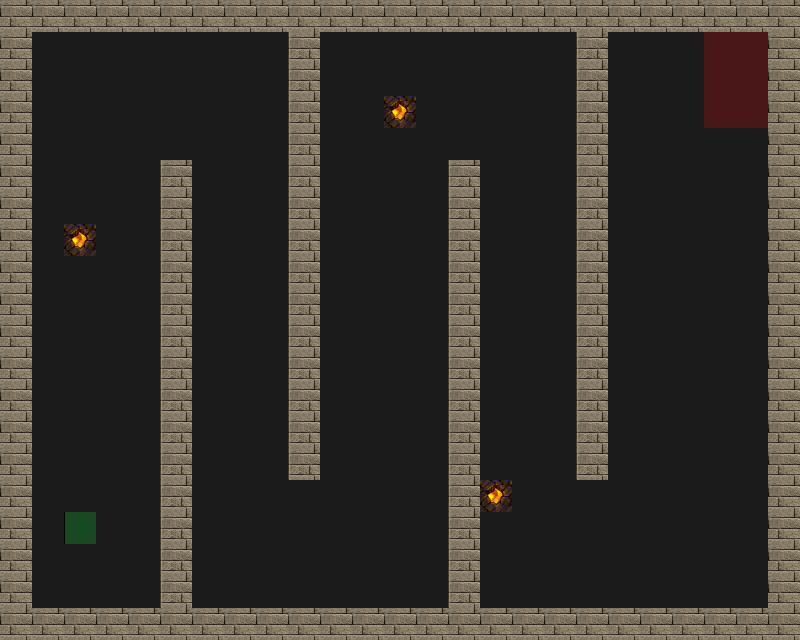

The image is a tile-based game level rendered from a .tmx file. Its description and complete source (layers, tilesets, objects, tile grids) follow:
An orthogonal 25x20 tile map with 32x32 px tiles, 4 tile layers (Road, Trap, Wall, Utility), 4 tilesets.

<map version="1.2" tiledversion="1.2.3" orientation="orthogonal" renderorder="right-down" width="25" height="20" tilewidth="32" tileheight="32" infinite="0" nextlayerid="5" nextobjectid="1">
 <tileset firstgid="1" source="tilesets/meta.tsx" />
 <tileset firstgid="3" source="tilesets/road.tsx" />
 <tileset firstgid="4" source="tilesets/traps.tsx" />
 <tileset firstgid="196" source="tilesets/wallsandroofs.tsx" />
 <layer id="1" name="Road" width="25" height="20">
  <data encoding="csv">
3,3,3,3,3,3,3,3,3,3,3,3,3,3,3,3,3,3,3,3,3,3,3,3,3,
3,3,3,3,3,3,3,3,3,3,3,3,3,3,3,3,3,3,3,3,3,3,3,3,3,
3,3,3,3,3,3,3,3,3,3,3,3,3,3,3,3,3,3,3,3,3,3,3,3,3,
3,3,3,3,3,3,3,3,3,3,3,3,3,3,3,3,3,3,3,3,3,3,3,3,3,
3,3,3,3,3,3,3,3,3,3,3,3,3,3,3,3,3,3,3,3,3,3,3,3,3,
3,3,3,3,3,3,3,3,3,3,3,3,3,3,3,3,3,3,3,3,3,3,3,3,3,
3,3,3,3,3,3,3,3,3,3,3,3,3,3,3,3,3,3,3,3,3,3,3,3,3,
3,3,3,3,3,3,3,3,3,3,3,3,3,3,3,3,3,3,3,3,3,3,3,3,3,
3,3,3,3,3,3,3,3,3,3,3,3,3,3,3,3,3,3,3,3,3,3,3,3,3,
3,3,3,3,3,3,3,3,3,3,3,3,3,3,3,3,3,3,3,3,3,3,3,3,3,
3,3,3,3,3,3,3,3,3,3,3,3,3,3,3,3,3,3,3,3,3,3,3,3,3,
3,3,3,3,3,3,3,3,3,3,3,3,3,3,3,3,3,3,3,3,3,3,3,3,3,
3,3,3,3,3,3,3,3,3,3,3,3,3,3,3,3,3,3,3,3,3,3,3,3,3,
3,3,3,3,3,3,3,3,3,3,3,3,3,3,3,3,3,3,3,3,3,3,3,3,3,
3,3,3,3,3,3,3,3,3,3,3,3,3,3,3,3,3,3,3,3,3,3,3,3,3,
3,3,3,3,3,3,3,3,3,3,3,3,3,3,3,3,3,3,3,3,3,3,3,3,3,
3,3,3,3,3,3,3,3,3,3,3,3,3,3,3,3,3,3,3,3,3,3,3,3,3,
3,3,3,3,3,3,3,3,3,3,3,3,3,3,3,3,3,3,3,3,3,3,3,3,3,
3,3,3,3,3,3,3,3,3,3,3,3,3,3,3,3,3,3,3,3,3,3,3,3,3,
3,3,3,3,3,3,3,3,3,3,3,3,3,3,3,3,3,3,3,3,3,3,3,3,3
</data>
 </layer>
 <layer id="2" name="Trap" width="25" height="20">
  <data encoding="csv">
0,0,0,0,0,0,0,0,0,0,0,0,0,0,0,0,0,0,0,0,0,0,0,0,0,
0,0,0,0,0,0,0,0,0,0,0,0,0,0,0,0,0,0,0,0,0,0,0,0,0,
0,0,0,0,0,0,0,0,0,0,0,0,0,0,0,0,0,0,0,0,0,0,0,0,0,
0,0,0,0,0,0,0,0,0,0,0,0,156,0,0,0,0,0,0,0,0,0,0,0,0,
0,0,0,0,0,0,0,0,0,0,0,0,0,0,0,0,0,0,0,0,0,0,0,0,0,
0,0,0,0,0,0,0,0,0,0,0,0,0,0,0,0,0,0,0,0,0,0,0,0,0,
0,0,0,0,0,0,0,0,0,0,0,0,0,0,0,0,0,0,0,0,0,0,0,0,0,
0,0,156,0,0,0,0,0,0,0,0,0,0,0,0,0,0,0,0,0,0,0,0,0,0,
0,0,0,0,0,0,0,0,0,0,0,0,0,0,0,0,0,0,0,0,0,0,0,0,0,
0,0,0,0,0,0,0,0,0,0,0,0,0,0,0,0,0,0,0,0,0,0,0,0,0,
0,0,0,0,0,0,0,0,0,0,0,0,0,0,0,0,0,0,0,0,0,0,0,0,0,
0,0,0,0,0,0,0,0,0,0,0,0,0,0,0,0,0,0,0,0,0,0,0,0,0,
0,0,0,0,0,0,0,0,0,0,0,0,0,0,0,0,0,0,0,0,0,0,0,0,0,
0,0,0,0,0,0,0,0,0,0,0,0,0,0,0,0,0,0,0,0,0,0,0,0,0,
0,0,0,0,0,0,0,0,0,0,0,0,0,0,0,0,0,0,0,0,0,0,0,0,0,
0,0,0,0,0,0,0,0,0,0,0,0,0,0,0,156,0,0,0,0,0,0,0,0,0,
0,0,0,0,0,0,0,0,0,0,0,0,0,0,0,0,0,0,0,0,0,0,0,0,0,
0,0,0,0,0,0,0,0,0,0,0,0,0,0,0,0,0,0,0,0,0,0,0,0,0,
0,0,0,0,0,0,0,0,0,0,0,0,0,0,0,0,0,0,0,0,0,0,0,0,0,
0,0,0,0,0,0,0,0,0,0,0,0,0,0,0,0,0,0,0,0,0,0,0,0,0
</data>
 </layer>
 <layer id="3" name="Wall" width="25" height="20">
  <data encoding="csv">
261,261,261,261,261,261,261,261,261,261,261,261,261,261,261,261,261,261,261,261,261,261,261,261,261,
261,0,0,0,0,0,0,0,0,260,0,0,0,0,0,0,0,0,260,0,0,0,0,0,261,
261,0,0,0,0,0,0,0,0,260,0,0,0,0,0,0,0,0,260,0,0,0,0,0,261,
261,0,0,0,0,0,0,0,0,260,0,0,0,0,0,0,0,0,260,0,0,0,0,0,261,
261,0,0,0,0,0,0,0,0,260,0,0,0,0,0,0,0,0,260,0,0,0,0,0,261,
261,0,0,0,0,260,0,0,0,260,0,0,0,0,260,0,0,0,260,0,0,0,0,0,261,
261,0,0,0,0,260,0,0,0,260,0,0,0,0,260,0,0,0,260,0,0,0,0,0,261,
261,0,0,0,0,260,0,0,0,260,0,0,0,0,260,0,0,0,260,0,0,0,0,0,261,
261,0,0,0,0,260,0,0,0,260,0,0,0,0,260,0,0,0,260,0,0,0,0,0,261,
261,0,0,0,0,260,0,0,0,260,0,0,0,0,260,0,0,0,260,0,0,0,0,0,261,
261,0,0,0,0,260,0,0,0,260,0,0,0,0,260,0,0,0,260,0,0,0,0,0,261,
261,0,0,0,0,260,0,0,0,260,0,0,0,0,260,0,0,0,260,0,0,0,0,0,261,
261,0,0,0,0,260,0,0,0,260,0,0,0,0,260,0,0,0,260,0,0,0,0,0,261,
261,0,0,0,0,260,0,0,0,260,0,0,0,0,260,0,0,0,260,0,0,0,0,0,261,
261,0,0,0,0,260,0,0,0,260,0,0,0,0,260,0,0,0,260,0,0,0,0,0,261,
261,0,0,0,0,260,0,0,0,0,0,0,0,0,260,0,0,0,0,0,0,0,0,0,261,
261,0,0,0,0,260,0,0,0,0,0,0,0,0,260,0,0,0,0,0,0,0,0,0,261,
261,0,0,0,0,260,0,0,0,0,0,0,0,0,260,0,0,0,0,0,0,0,0,0,261,
261,0,0,0,0,260,0,0,0,0,0,0,0,0,260,0,0,0,0,0,0,0,0,0,261,
261,261,261,261,261,261,261,261,261,261,261,261,261,261,261,261,261,261,261,261,261,261,261,261,261
</data>
 </layer>
 <layer id="4" name="Utility" width="25" height="20">
  <data encoding="csv">
0,0,0,0,0,0,0,0,0,0,0,0,0,0,0,0,0,0,0,0,0,0,0,0,0,
0,0,0,0,0,0,0,0,0,0,0,0,0,0,0,0,0,0,0,0,0,0,1,1,0,
0,0,0,0,0,0,0,0,0,0,0,0,0,0,0,0,0,0,0,0,0,0,1,1,0,
0,0,0,0,0,0,0,0,0,0,0,0,0,0,0,0,0,0,0,0,0,0,1,1,0,
0,0,0,0,0,0,0,0,0,0,0,0,0,0,0,0,0,0,0,0,0,0,0,0,0,
0,0,0,0,0,0,0,0,0,0,0,0,0,0,0,0,0,0,0,0,0,0,0,0,0,
0,0,0,0,0,0,0,0,0,0,0,0,0,0,0,0,0,0,0,0,0,0,0,0,0,
0,0,0,0,0,0,0,0,0,0,0,0,0,0,0,0,0,0,0,0,0,0,0,0,0,
0,0,0,0,0,0,0,0,0,0,0,0,0,0,0,0,0,0,0,0,0,0,0,0,0,
0,0,0,0,0,0,0,0,0,0,0,0,0,0,0,0,0,0,0,0,0,0,0,0,0,
0,0,0,0,0,0,0,0,0,0,0,0,0,0,0,0,0,0,0,0,0,0,0,0,0,
0,0,0,0,0,0,0,0,0,0,0,0,0,0,0,0,0,0,0,0,0,0,0,0,0,
0,0,0,0,0,0,0,0,0,0,0,0,0,0,0,0,0,0,0,0,0,0,0,0,0,
0,0,0,0,0,0,0,0,0,0,0,0,0,0,0,0,0,0,0,0,0,0,0,0,0,
0,0,0,0,0,0,0,0,0,0,0,0,0,0,0,0,0,0,0,0,0,0,0,0,0,
0,0,0,0,0,0,0,0,0,0,0,0,0,0,0,0,0,0,0,0,0,0,0,0,0,
0,0,2,0,0,0,0,0,0,0,0,0,0,0,0,0,0,0,0,0,0,0,0,0,0,
0,0,0,0,0,0,0,0,0,0,0,0,0,0,0,0,0,0,0,0,0,0,0,0,0,
0,0,0,0,0,0,0,0,0,0,0,0,0,0,0,0,0,0,0,0,0,0,0,0,0,
0,0,0,0,0,0,0,0,0,0,0,0,0,0,0,0,0,0,0,0,0,0,0,0,0
</data>
 </layer>
</map>
